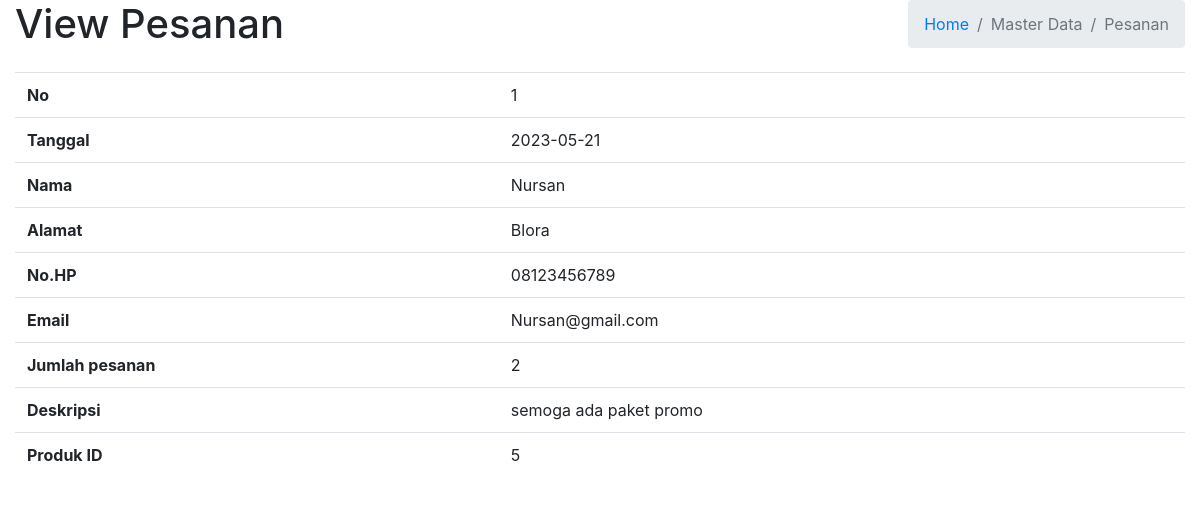
/admin/Table_Pesanan/view_pesanan.php?id=1, run on the app's committed database.
### tables this page shows
CREATE TABLE `pesanan` (
  `id` int(11) NOT NULL,
  `tanggal` date DEFAULT NULL,
  `nama_pemesan` varchar(45) NOT NULL,
  `alamat_pemesan` varchar(45) NOT NULL,
  `no_hp` varchar(20) NOT NULL,
  `email` varchar(45) NOT NULL,
  `jumlah_pesanan` int(11) DEFAULT NULL,
  `deskripsi` text DEFAULT NULL,
  `produk_id` int(11) NOT NULL
);

### admin/Table_Pesanan/view_pesanan.php (the view)
<?php
require_once 'koneksi.php';
?>
<?php
$_id = $_GET['id'];
$sql = "SELECT * FROM pesanan WHERE id=?";
$st = $dbh->prepare($sql);
$st->execute([$_id]);
$row = $st->fetch();
?>
<div class="content-header">
    <div class="container-fluid">
        <div class="row mb-2">
            <div class="col-sm-6">
                <h1 class="m-0">View Pesanan</h1>
            </div>
            <div class="col-sm-6">
                <ol class="breadcrumb float-sm-right">
                    <li class="breadcrumb-item"><a href="index.php">Home</a></li>
                    <li class="breadcrumb-item active">Master Data</li>
                    <li class="breadcrumb-item active">Pesanan</li>
                </ol>
            </div>
        </div>
    </div>
</div>
<section class="content">
    <div class="container-fluid">
        <table class="table">
            <tbody>
                <tr>
                    <th>No</th>
                    <td><?= $row['id'] ?></td>
                </tr>
                <tr>
                    <th>Tanggal</th>
                    <td><?= $row['tanggal'] ?></td>
                </tr>
                <tr>
                    <th>Nama</th>
                    <td><?= $row['nama_pemesan'] ?></td>
                </tr>
                <tr>
                    <th>Alamat</th>
                    <td><?= $row['alamat_pemesan'] ?></td>
                </tr>
                <tr>
                    <th>No.HP</th>
                    <td><?= $row['no_hp'] ?></td>
                </tr>
                <tr>
                    <th>Email</th>
                    <td><?= $row['email'] ?></td>
                </tr>
                <tr>
                    <th>Jumlah pesanan</th>
                    <td><?= $row['jumlah_pesanan'] ?></td>
                </tr>
                <tr>
                    <th>Deskripsi</th>
                    <td><?= $row['deskripsi'] ?></td>
                </tr>
                <tr>
                    <th>Produk ID</th>
                    <td><?= $row['produk_id'] ?></td>
                </tr>
            </tbody>
        </table>
    </div>
</section>

### data on the page
pesanan: id "1", tanggal "2023-05-21", nama_pemesan "Nursan", alamat_pemesan "Blora", no_hp "08123456789", email "Nursan@gmail.com", jumlah_pesanan "2", deskripsi "semoga ada paket promo", produk "5"
